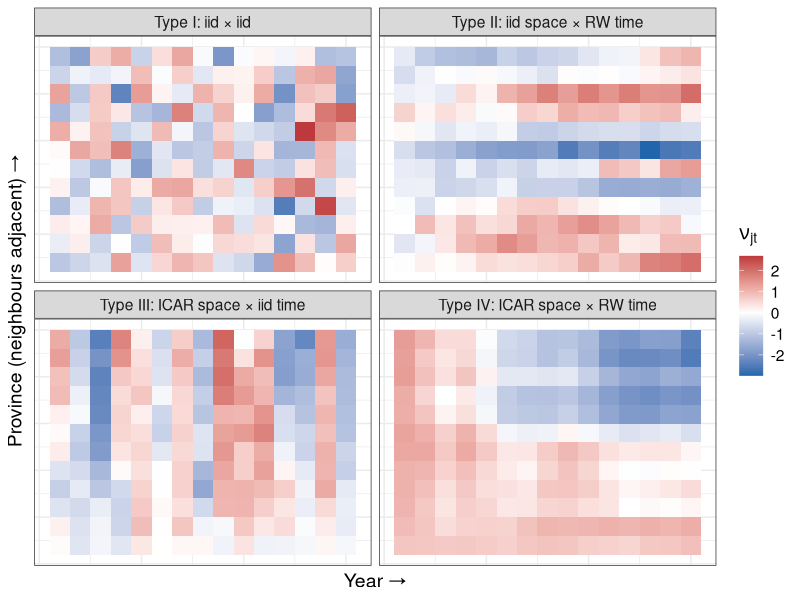
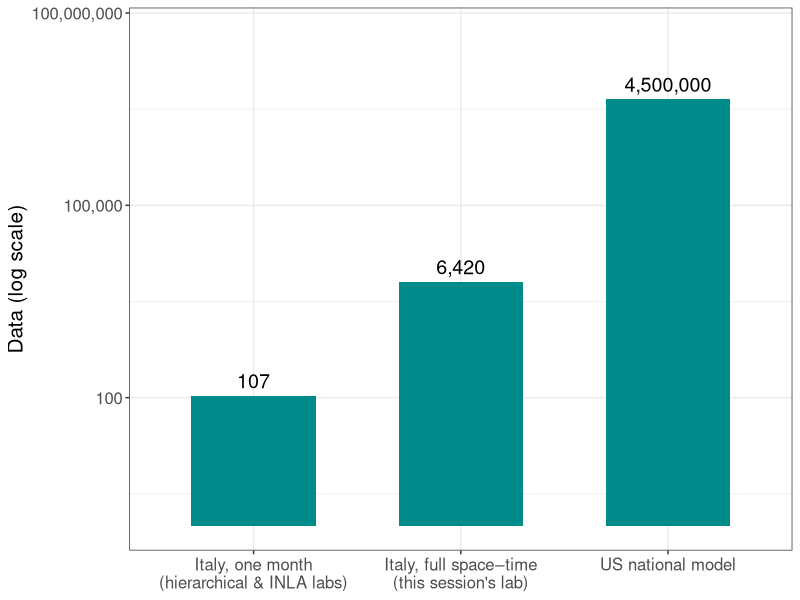
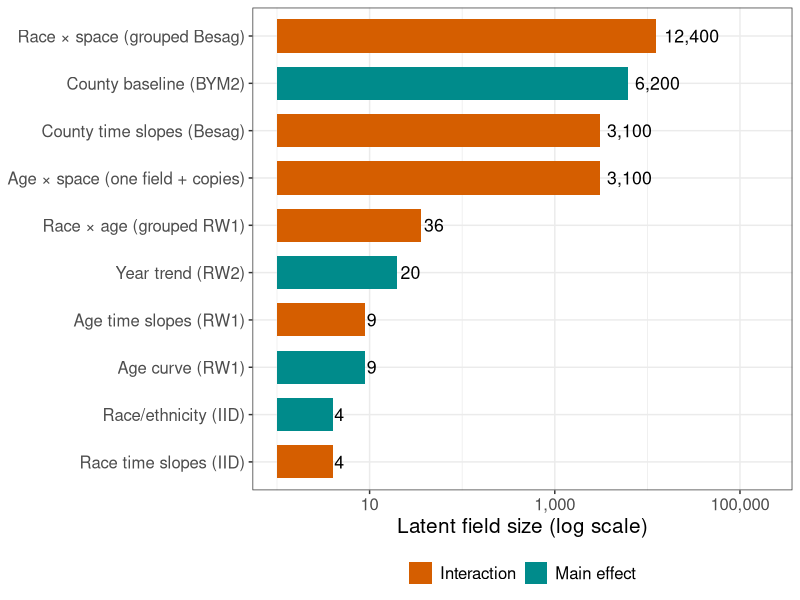
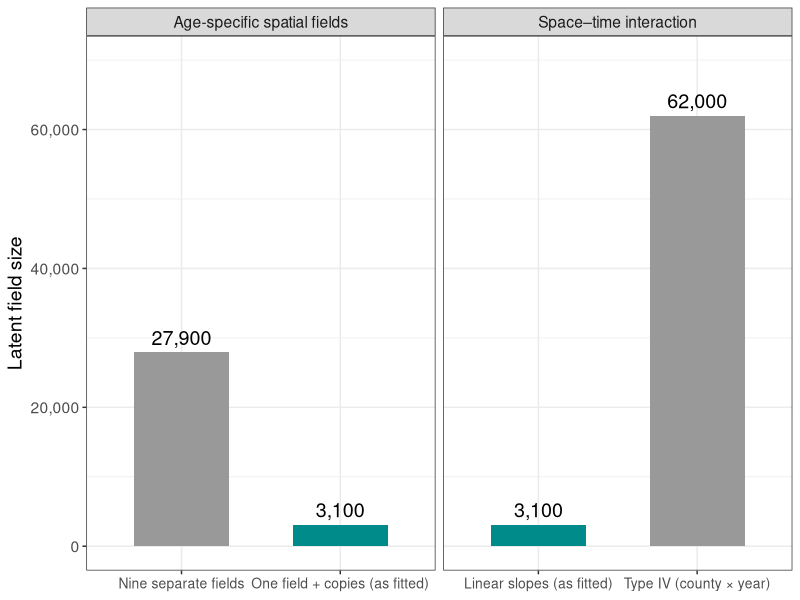
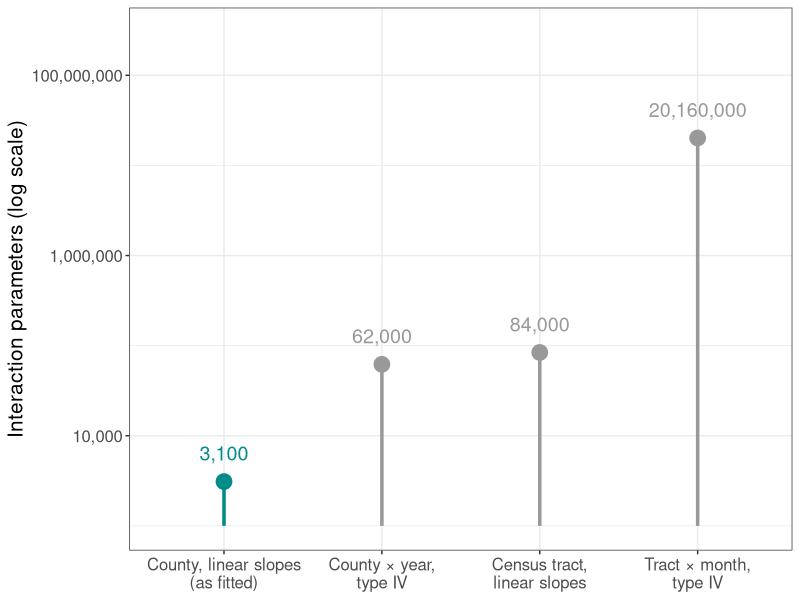
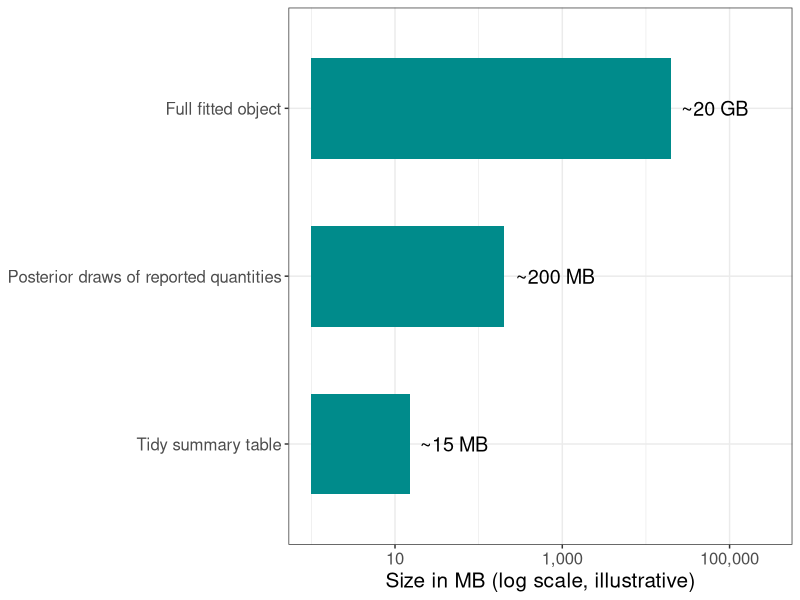
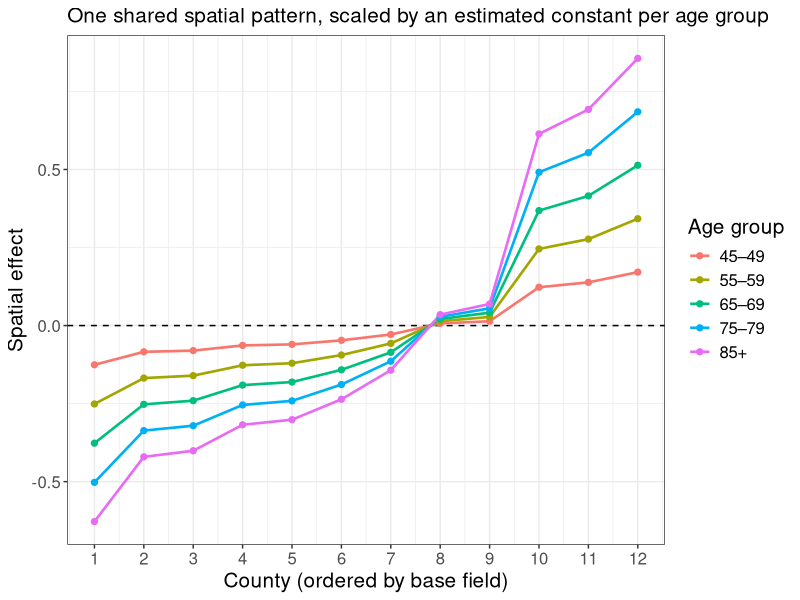

Generate these figures, in order, with R:
## ---- chunk 1
#| echo: false
#| eval: true
#| fig-align: "center"
#| fig-width: 9
#| fig-height: 5
#| message: false
#| warning: false

library(dplyr)
library(ggplot2)
library(tidyr)

set.seed(3)
Np <- 12; Nt <- 15

std <- function(m) (m - mean(m)) / sd(m)

z    <- matrix(rnorm(Np * Nt), Np, Nt)
t1   <- std(z)                                        # iid x iid
t2   <- std(t(apply(matrix(rnorm(Np * Nt), Np, Nt), 1, cumsum)))   # iid space, RW time
t3   <- std(apply(matrix(rnorm(Np * Nt), Np, Nt), 2, cumsum))      # ICAR space, iid time
t4   <- std(apply(t(apply(matrix(rnorm(Np * Nt), Np, Nt), 1, cumsum)), 2, cumsum))

to_long <- function(m, lab) {
  as.data.frame(m) |>
    setNames(1:Nt) |>
    mutate(area = 1:Np) |>
    pivot_longer(-area, names_to = "time", values_to = "nu") |>
    mutate(time = as.integer(time), type = lab)
}

bind_rows(
  to_long(t1, "Type I: iid \u00d7 iid"),
  to_long(t2, "Type II: iid space \u00d7 RW time"),
  to_long(t3, "Type III: ICAR space \u00d7 iid time"),
  to_long(t4, "Type IV: ICAR space \u00d7 RW time")
) |>
  ggplot(aes(x = time, y = area, fill = nu)) +
  geom_tile() +
  facet_wrap(~type) +
  scale_fill_gradient2(low = "#2166ac", mid = "white", high = "#b2182b") +
  labs(x = "Year \u2192", y = "Province (neighbours adjacent) \u2192", fill = expression(nu[jt])) +
  theme_bw() +
  theme(text = element_text(size = 14),
        axis.text = element_blank(), axis.ticks = element_blank())
## ---- chunk 2
#| echo: false
#| eval: true
#| fig-align: "center"
#| fig-width: 8
#| fig-height: 4.5
#| message: false
#| warning: false

library(dplyr)
library(ggplot2)

tibble(
  stage = factor(
    c("Italy, one month\n(hierarchical & INLA labs)",
      "Italy, full space\u2013time\n(this session's lab)",
      "US national model"),
    levels = c("Italy, one month\n(hierarchical & INLA labs)",
               "Italy, full space\u2013time\n(this session's lab)",
               "US national model")),
  rows = c(107, 107 * 12 * 5, 4.5e6)
) |>
  ggplot(aes(x = stage, y = rows)) +
  geom_col(fill = "darkcyan", width = 0.6) +
  geom_text(aes(label = scales::comma(rows)), vjust = -0.5, size = 5) +
  scale_y_log10(labels = scales::comma,
                limits = c(1, 5e7)) +
  labs(x = NULL, y = "Data (log scale)") +
  theme_bw() +
  theme(text = element_text(size = 15))
## ---- chunk 3
#| echo: false
#| eval: true
#| fig-align: "center"
#| fig-width: 9
#| fig-height: 5.5
#| message: false
#| warning: false

library(dplyr)
library(ggplot2)

comp <- tribble(
  ~component,                          ~latent, ~type,
  "County baseline (BYM2)",              6200,  "Main effect",
  "Year trend (RW2)",                      20,  "Main effect",
  "Age curve (RW1)",                        9,  "Main effect",
  "Race/ethnicity (IID)",                   4,  "Main effect",
  "County time slopes (Besag)",          3100,  "Interaction",
  "Race time slopes (IID)",                 4,  "Interaction",
  "Age time slopes (RW1)",                  9,  "Interaction",
  "Race \u00d7 space (grouped Besag)",  12400,  "Interaction",
  "Age \u00d7 space (one field + copies)", 3100, "Interaction",
  "Race \u00d7 age (grouped RW1)",         36,  "Interaction"
)

comp |>
  mutate(component = reorder(component, latent)) |>
  ggplot(aes(x = latent, y = component, fill = type)) +
  geom_col(width = 0.7) +
  geom_text(aes(label = scales::comma(latent)), hjust = -0.15, size = 4.5) +
  scale_x_log10(labels = scales::comma, limits = c(1, 2e5)) +
  scale_fill_manual(values = c("Main effect" = "darkcyan",
                               "Interaction" = "#D55E00")) +
  labs(x = "Latent field size (log scale)", y = NULL, fill = NULL) +
  theme_bw() +
  theme(text = element_text(size = 15), legend.position = "bottom")
## ---- chunk 4
#| echo: false
#| eval: true
#| fig-align: "center"
#| fig-width: 9
#| fig-height: 4.5
#| message: false
#| warning: false

library(dplyr)
library(ggplot2)

tribble(
  ~term,                                  ~spec,                              ~latent,
  "Space\u2013time interaction",          "Type IV (county \u00d7 year)",       62000,
  "Space\u2013time interaction",          "Linear slopes (as fitted)",           3100,
  "Age-specific spatial fields",          "Nine separate fields",               27900,
  "Age-specific spatial fields",          "One field + copies (as fitted)",      3100
) |>
  ggplot(aes(x = spec, y = latent, fill = grepl("as fitted", spec))) +
  geom_col(width = 0.6, show.legend = FALSE) +
  geom_text(aes(label = scales::comma(latent)), vjust = -0.5, size = 5) +
  facet_wrap(~term, scales = "free_x") +
  scale_y_continuous(labels = scales::comma, limits = c(0, 70000)) +
  scale_fill_manual(values = c("TRUE" = "darkcyan", "FALSE" = "grey60")) +
  labs(x = NULL, y = "Latent field size") +
  theme_bw() +
  theme(text = element_text(size = 14),
        axis.text.x = element_text(size = 10))
## ---- chunk 5
#| echo: false
#| eval: true
#| fig-align: "center"
#| fig-width: 9
#| fig-height: 4.5
#| message: false
#| warning: false

library(dplyr)
library(ggplot2)

tribble(
  ~scenario,                                       ~size,
  "County, linear slopes\n(as fitted)",              3100,
  "County \u00d7 year,\ntype IV",                   62000,
  "Census tract,\nlinear slopes",                   84000,
  "Tract \u00d7 month,\ntype IV",                20160000
) |>
  mutate(scenario = factor(scenario, levels = scenario),
         fitted   = scenario == levels(scenario)[1]) |>
  ggplot(aes(x = scenario, y = size, colour = fitted)) +
  geom_segment(aes(xend = scenario, y = 1e3, yend = size),
               linewidth = 1.2, show.legend = FALSE) +
  geom_point(size = 5, show.legend = FALSE) +
  geom_text(aes(label = scales::comma(size)), vjust = -1.4, size = 5,
            show.legend = FALSE) +
  scale_y_log10(labels = scales::comma, limits = c(1e3, 3e8)) +
  scale_colour_manual(values = c("TRUE" = "darkcyan", "FALSE" = "grey60")) +
  labs(x = NULL, y = "Interaction parameters (log scale)") +
  theme_bw() +
  theme(text = element_text(size = 15))
## ---- chunk 6
#| echo: false
#| eval: true
#| fig-align: "center"
#| fig-width: 8
#| fig-height: 4
#| message: false
#| warning: false

library(dplyr)
library(ggplot2)

tribble(
  ~object,                                     ~mb,     ~label,
  "Full fitted object",                        20000,   "~20 GB",
  "Posterior draws of reported quantities",      200,   "~200 MB",
  "Tidy summary table",                           15,   "~15 MB"
) |>
  mutate(object = reorder(object, mb)) |>
  ggplot(aes(x = mb, y = object)) +
  geom_col(fill = "darkcyan", width = 0.6) +
  geom_text(aes(label = label), hjust = -0.15, size = 5) +
  scale_x_log10(labels = scales::comma, limits = c(1, 3e5)) +
  labs(x = "Size in MB (log scale, illustrative)", y = NULL) +
  theme_bw() +
  theme(text = element_text(size = 15))
## ---- chunk 7
#| echo: false
#| eval: true
#| fig-align: "center"
#| fig-width: 8
#| fig-height: 4.5
#| message: false
#| warning: false

library(dplyr)
library(ggplot2)
library(tidyr)

set.seed(5)
base <- sort(rnorm(12, 0, 0.5))

crossing(county = 1:12,
         age = factor(c("45\u201349", "55\u201359", "65\u201369",
                        "75\u201379", "85+"),
                      levels = c("45\u201349", "55\u201359", "65\u201369",
                                 "75\u201379", "85+"))) |>
  mutate(beta = c(0.2, 0.4, 0.6, 0.8, 1.0)[as.integer(age)],
         effect = beta * base[county]) |>
  ggplot(aes(x = county, y = effect, colour = age)) +
  geom_hline(yintercept = 0, linetype = 2) +
  geom_line(linewidth = 0.9) +
  geom_point(size = 1.8) +
  scale_x_continuous(breaks = 1:12) +
  labs(x = "County (ordered by base field)", y = "Spatial effect",
       colour = "Age group",
       subtitle = "One shared spatial pattern, scaled by an estimated constant per age group") +
  theme_bw() +
  theme(text = element_text(size = 15))
